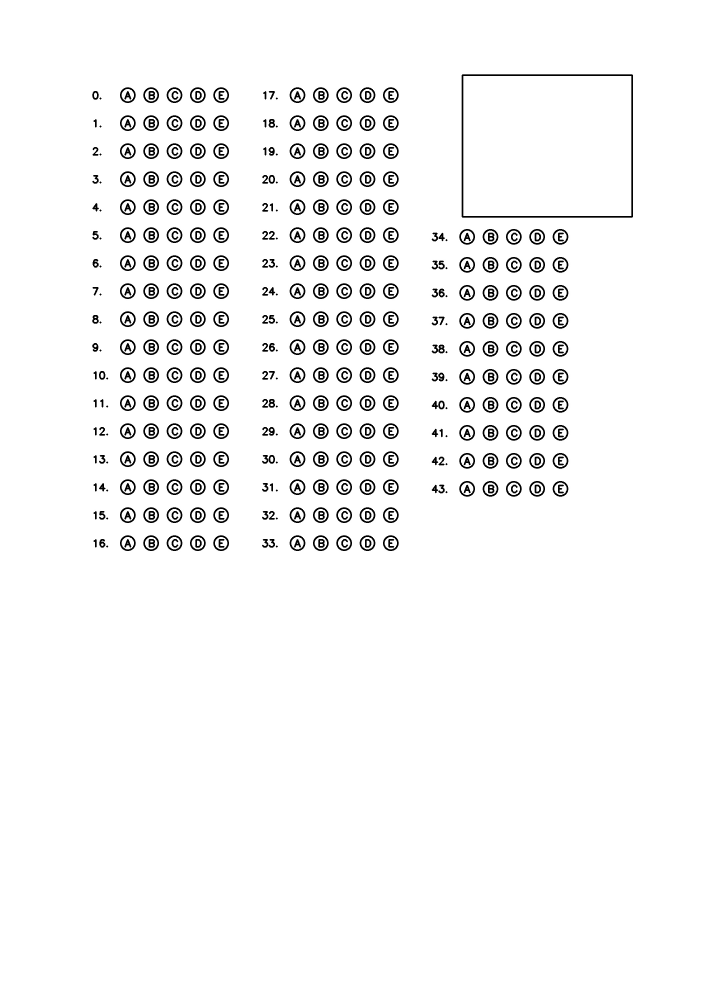
#> input picture blank.jpg, 2121 x 3000 px (shown at 1/3 size)
$ python -i Preprocess.py   (imports and definitions only)
#> lines starting #> are read from the running program, lines starting #| are printed output that depends on the picture; after the words box and inside, x2 and y2 are one past the last pixel; in counts of white or black regions, pixels touching at a corner belong together
#> further down, picture is the input picture: shape (3000, 2121, 3); min 0, max 255, mean 245.3
import cv2
import numpy as np

big = ((80,80), (420,420))
small = ((150,150), (350,350))

win = (500, 500)
r_big = 180
# division between integers produces integer (by rounding)
big = (((win[0]/2)-r_big, (win[1]/2)-r_big), ((win[0]/2)+r_big, (win[1]/2)+r_big))


def draw_square(im):
    ((xo, yo), (x, y)) = big
    cv2.line(im, (xo,yo), (x,yo), (0,255,0))
    cv2.line(im, (x,yo), (x,y), (0,255,0))
    cv2.line(im, (x,y), (xo,y), (0,255,0))
    cv2.line(im, (xo,y), (xo,yo), (0,255,0))


def region(im, margin):
    im[:big[0][0]-margin, :] = 0 #top
    im[:, :big[0][1]-margin] = 0 #left
    im[big[1][0]+margin:im.shape[1], :] = 0 #bottom
    im[:, big[1][1]+margin:im.shape[0]] = 0 #right


def show_intersections(im, intersections):
    for point in intersections:
        cv2.circle(im, (int(round(point[0])), int(round(point[1]))),
                   6, (0, 0, 255), -1)
    cv2.imshow("corners", im)


def preprocess(im):
    #why do we cut the image again?
    im = np.array(im[:,:im.shape[0],:])
    im = cv2.resize(im, win)
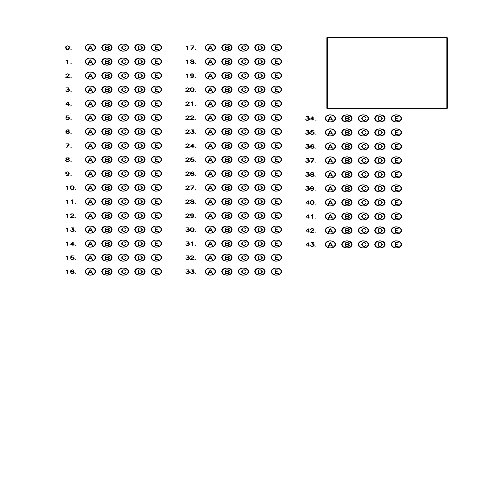
#> im: shape (500, 500, 3); min 0, max 255, mean 245.7
    gray = cv2.cvtColor(im, cv2.COLOR_BGR2GRAY)

    edges = cv2.Canny(gray, 100, 240)
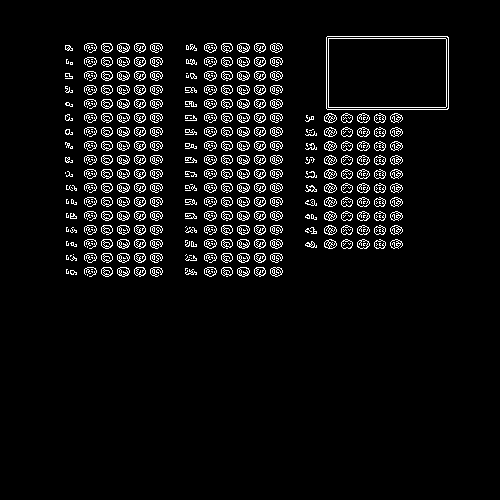
#> edges: shape (500, 500); 5.4% white in thin lines or dots, all inside (x1, y1, x2, y2) = (65, 36, 449, 277)

#> (the run stopped early here; a loop or call above may not have finished)
